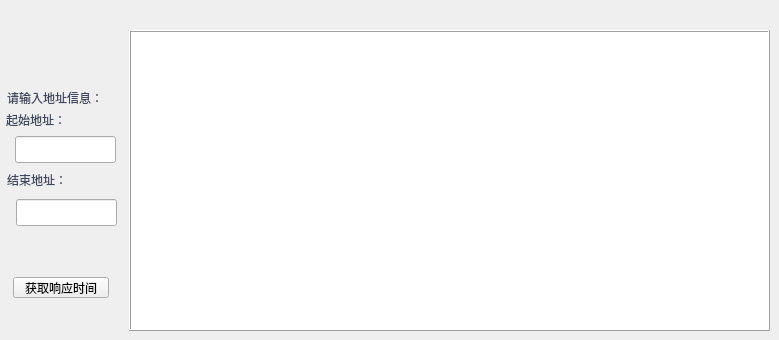
        <widget class="QWidget" name="tab_2">
         <attribute name="icon">
          <iconset resource="res.qrc">
           <normaloff>:/res/image/bg.png</normaloff>:/res/image/bg.png</iconset>
         </attribute>
         <attribute name="title">
          <string>  指定代响应时间  </string>
         </attribute>
         <widget class="QTextBrowser" name="textBrowserrestime">
          <property name="geometry">
           <rect>
            <x>129</x>
            <y>30</y>
            <width>641</width>
            <height>301</height>
           </rect>
          </property>
          <property name="styleSheet">
           <string notr="true">font: 11pt &quot;WenQuanYi Zen Hei&quot;;
border-top-color: rgb(255, 255, 255);
border-color: rgb(245, 242, 237);
border-left-color: rgb(245, 242, 237);</string>
          </property>
          <property name="frameShape">
           <enum>QFrame::Box</enum>
          </property>
          <property name="frameShadow">
           <enum>QFrame::Raised</enum>
          </property>
         </widget>
         <widget class="QLabel" name="label_6">
          <property name="geometry">
           <rect>
            <x>6</x>
            <y>112</y>
            <width>91</width>
            <height>16</height>
           </rect>
          </property>
          <property name="styleSheet">
           <string notr="true">color:rgb(62, 71, 94);</string>
          </property>
          <property name="text">
           <string>起始地址：</string>
          </property>
         </widget>
         <widget class="QLabel" name="label_9">
          <property name="geometry">
           <rect>
            <x>7</x>
            <y>172</y>
            <width>91</width>
            <height>16</height>
           </rect>
          </property>
          <property name="styleSheet">
           <string notr="true">color:rgb(62, 71, 94);</string>
          </property>
          <property name="text">
           <string>结束地址：</string>
          </property>
         </widget>
         <widget class="QLabel" name="label_10">
          <property name="geometry">
           <rect>
            <x>7</x>
            <y>90</y>
            <width>111</width>
            <height>16</height>
           </rect>
          </property>
          <property name="styleSheet">
           <string notr="true">color:rgb(62, 71, 94);</string>
          </property>
          <property name="text">
           <string>请输入地址信息：</string>
          </property>
         </widget>
         <widget class="QLineEdit" name="lineEditbeg">
          <property name="geometry">
           <rect>
            <x>15</x>
            <y>136</y>
            <width>101</width>
            <height>27</height>
           </rect>
          </property>
         </widget>
         <widget class="QLineEdit" name="lineEditend">
          <property name="geometry">
           <rect>
            <x>16</x>
            <y>199</y>
            <width>101</width>
            <height>27</height>
           </rect>
          </property>
         </widget>
         <widget class="QPushButton" name="pushButtonrestime">
          <property name="geometry">
           <rect>
            <x>13</x>
            <y>277</y>
            <width>96</width>
            <height>21</height>
           </rect>
          </property>
          <property name="styleSheet">
           <string notr="true">font: 10pt &quot;Abyssinica SIL&quot;;</string>
          </property>
          <property name="text">
           <string>获取响应时间</string>
          </property>
          <property name="icon">
           <iconset resource="res.qrc">
            <normaloff>:/res/image/move.png</normaloff>:/res/image/move.png</iconset>
          </property>
          <property name="iconSize">
           <size>
            <width>14</width>
            <height>14</height>
           </size>
          </property>
         </widget>
        </widget>
